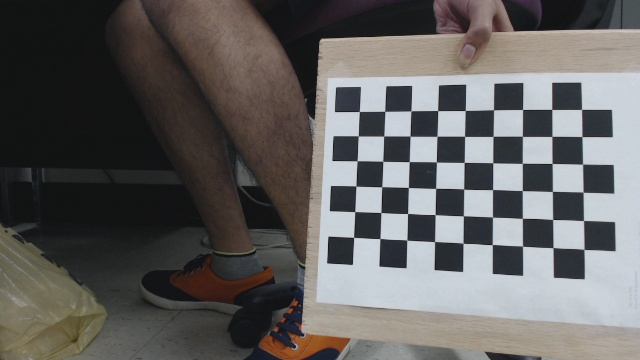
#> input picture Raspberry/stereo-calibration/calib_imgs/1/left7.jpg, 640 x 360 px, found by its file name
$ python StereoCameraCalibration.py   (older library calls are emulated)
#> lines starting #> are read from the running program, lines starting #| are printed output that depends on the picture; after the words box and inside, x2 and y2 are one past the last pixel; in counts of white or black regions, pixels touching at a corner belong together
import cv2
import numpy as np
import json
import os
from matplotlib import pyplot as plt
import codecs

imagesFolder = "stereo-photos/"
cameraData = "cameraData.json"

numBoards = 10  # how many boards would you like to find
board_w = 3
board_h = 3

board_sz = (9, 6)
board_n = board_w*board_h

# termination criteria
criteria = (cv2.TERM_CRITERIA_EPS + cv2.TERM_CRITERIA_MAX_ITER, 30, 0.001)

# Arrays to store object points and image points from all the images.
object_points = []  # 3d point in real world space
imagePoints1 = []  # 2d points in image plane.
imagePoints2 = []  # 2d points in image plane.

corners1 = []
corners2 = []

obj = np.zeros((9*6, 3), np.float32)
obj[:, :2] = np.mgrid[0:6, 0:9].T.reshape(-1, 2)

success = 0
k = 0
i = 1
found1 = False
found2 = False

cameraDataFolder = "cameraData.json"
path_to_script = os.path.realpath(__file__)
parent_directory = os.path.dirname(path_to_script)
loaded = False

if os.path.isfile(os.path.join(parent_directory, cameraDataFolder)):
    obj_text = codecs.open(cameraDataFolder, 'r', encoding='utf-8').read()
#> (reads Raspberry/cameraData.json from the repository)
    cameraData = json.loads(obj_text)
    Q = np.array(cameraData["Q"])
    P1 = np.array(cameraData["P1"])
    P2 = np.array(cameraData["P2"])
    loaded = True

while success < numBoards and i <= 10 and loaded == False:

    if i == 2 or i == 5 or i == 6 or i == 8 or i == 9:
        i += 1
        continue

    print(i)

    img1 = cv2.imread(imagesFolder + "left" + str(i) + ".jpg", 1)
    img2 = cv2.imread(imagesFolder + "right" + str(i) + ".jpg", 1)

    height, width, depth = img1.shape

    gray1 = cv2.cvtColor(img1, cv2.COLOR_BGR2GRAY)
    gray2 = cv2.cvtColor(img2, cv2.COLOR_BGR2GRAY)

    found1, corners1 = cv2.findChessboardCorners(img1, board_sz)
    found2, corners2 = cv2.findChessboardCorners(img2, board_sz)

    print(found1)
    print(found2)

    if found1:
        cv2.cornerSubPix(gray1, corners1, (11, 11), (-1, -1),criteria)
        cv2.drawChessboardCorners(gray1, board_sz, corners1, found1)

    if found2:
        cv2.cornerSubPix(gray2, corners2, (11, 11), (-1, -1), criteria)
        cv2.drawChessboardCorners(gray2, board_sz, corners2, found2)

    if found1 and found2:
        imagePoints1.append(corners1)
        imagePoints2.append(corners2)
        # Not sure where obj comes from..
        object_points.append(obj)
        print("Corners stored")
        success += 1

    if success >= numBoards:
        break

    i += 1

if loaded == False:
    print("Starting Calibration\n")

    cameraMatrix1 = np.array((3, 4, cv2.CV_64FC1), np.uint8)
    cameraMatrix2 = np.array((3, 4, cv2.CV_64FC1), np.uint8)

    distCoeffs1 = np.asarray([( -7.42497976e-03,   3.74099082e+00,  -1.81154814e-03,  3.65969196e-04)])
    distCoeffs2 = np.asarray([(  4.05620881e-03,   3.27334706e+00,  -5.00835868e-04,  1.56068477e-03)])

    retval, cameraMatrix1, distCoeffs1, cameraMatrix2, distCoeffs2, R, T, E, F \
        = cv2.stereoCalibrate(object_points, imagePoints1, imagePoints2,
                              cameraMatrix1, distCoeffs1, cameraMatrix2,
                              distCoeffs2, (width, height))
    print("Done Calibration\n")
    print("Starting Rectification\n")
    R1 = np.zeros(shape=(3, 3))
    R2 = np.zeros(shape=(3, 3))
    P1 = np.zeros(shape=(3, 3))
    P2 = np.zeros(shape=(3, 3))
    Q = np.zeros(shape=(4, 4))

    R1, R2, P1, P2, Q, roi1, roi2 = cv2.stereoRectify(cameraMatrix1, distCoeffs1,
                                                      cameraMatrix2, distCoeffs2,
                                                      (width, height), R, T, alpha=0)

    print("Done Rectification\n")
    print("Applying Undistort\n")

    map1x, map1y = cv2.initUndistortRectifyMap(cameraMatrix1, distCoeffs1,
                                               R1, P1, (width, height), cv2.CV_32FC1)
    map2x, map2y = cv2.initUndistortRectifyMap(cameraMatrix2, distCoeffs2,
                                               R2, P2, (width, height), cv2.CV_32FC1)

    print("Undistort complete\n")

    data = {"cameraMatrixLeft"  : cameraMatrix1.tolist(),
            "cameraMatrixRight" : cameraMatrix2.tolist(),
            "distCoeffsLeft"    : distCoeffs1.tolist(),
            "distCoeffsRight"   : distCoeffs2.tolist(),
            "Q"                 : Q.tolist(),
            "P1"                : P1.tolist(),
            "P2"                : P2.tolist()}

    with open(cameraData, "w") as f:
        json.dump(data, f)


min_disp = 0
num_disp = 144
window_size = 3
stereo = cv2.StereoSGBM_create(minDisparity = min_disp,
        numDisparities = num_disp,
        blockSize = window_size,
        uniquenessRatio = 10,
        speckleWindowSize = 100,
        speckleRange = 32,
        disp12MaxDiff = 1,
        P1 = 8*3*window_size**2,
        P2 = 32*3*window_size**2,
)
kernel = np.ones((12,12),np.uint8)

print("Done")
img1 = cv2.imread(imagesFolder + "left" + str(7) + ".jpg", 0)
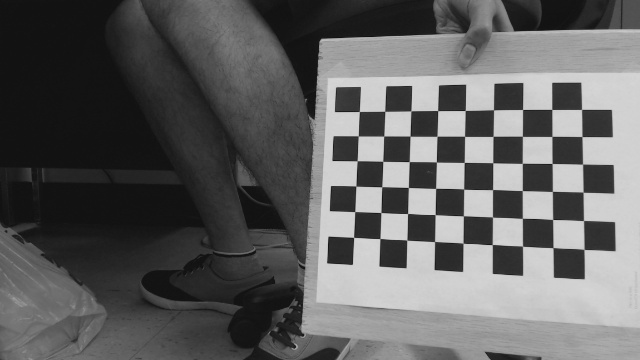
#> img1: shape (360, 640); min 14, max 215, mean 96.5
img2 = cv2.imread(imagesFolder + "right" + str(7) + ".jpg", 0)
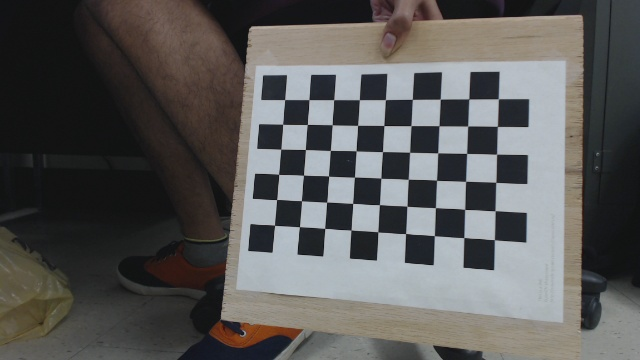
#> input picture Raspberry/stereo-calibration/calib_imgs/1/right7.jpg, 640 x 360 px, found by its file name
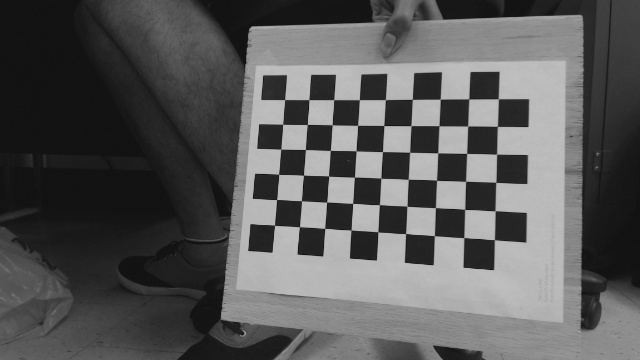
#> img2: shape (360, 640); min 12, max 193, mean 89
disparity = stereo.compute(img1, img2).astype(np.float32) / 16.0
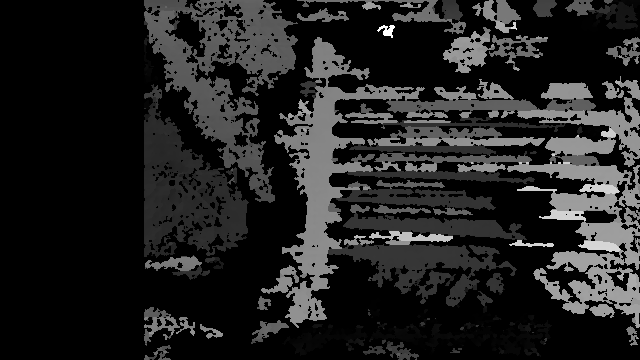
#> disparity: shape (360, 640) float32; min -1, max 143, mean 18.3; drawn with min black and max white
threshold = cv2.threshold(disparity, 0.6, 1.0, cv2.THRESH_BINARY)[1]
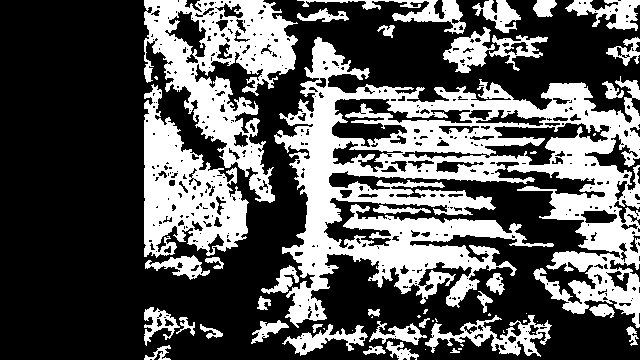
#> threshold: shape (360, 640) float32; values 0 (black) and 1 (white), 34.9% white; 55 white regions (19 under 20 px), largest, box (x1, y1, x2, y2) and area: (274, 37, 640, 328) 44449, (144, 0, 298, 203) 12549, (144, 84, 249, 258) 9073
morphology = cv2.morphologyEx(threshold, cv2.MORPH_OPEN, kernel)
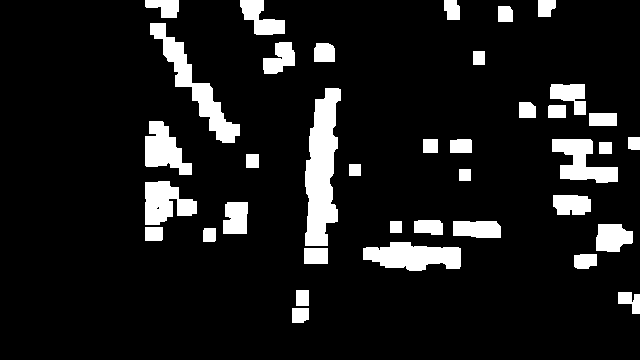
#> morphology: shape (360, 640) float32; values 0 (black) and 1 (white), 10.6% white; 38 white regions, largest, box (x1, y1, x2, y2) and area: (305, 88, 341, 246) 3851, (150, 23, 240, 143) 2436, (363, 242, 461, 271) 2019
# Disparity picture for testing
# cv2.imshow('threshold', disparity)
# cv2.waitKey(0)
image3D = cv2.reprojectImageTo3D(disparity, Q)
#> image3D: shape (360, 640, 3) float32; 0.52% of the values are NaN or infinite; the others: min -588574016, max 758147136, mean -20238416

data = {"image3d.json": image3D}

with open("imageDepth", "w") as f:
#> (the run stopped early here; a loop or call above may not have finished)
